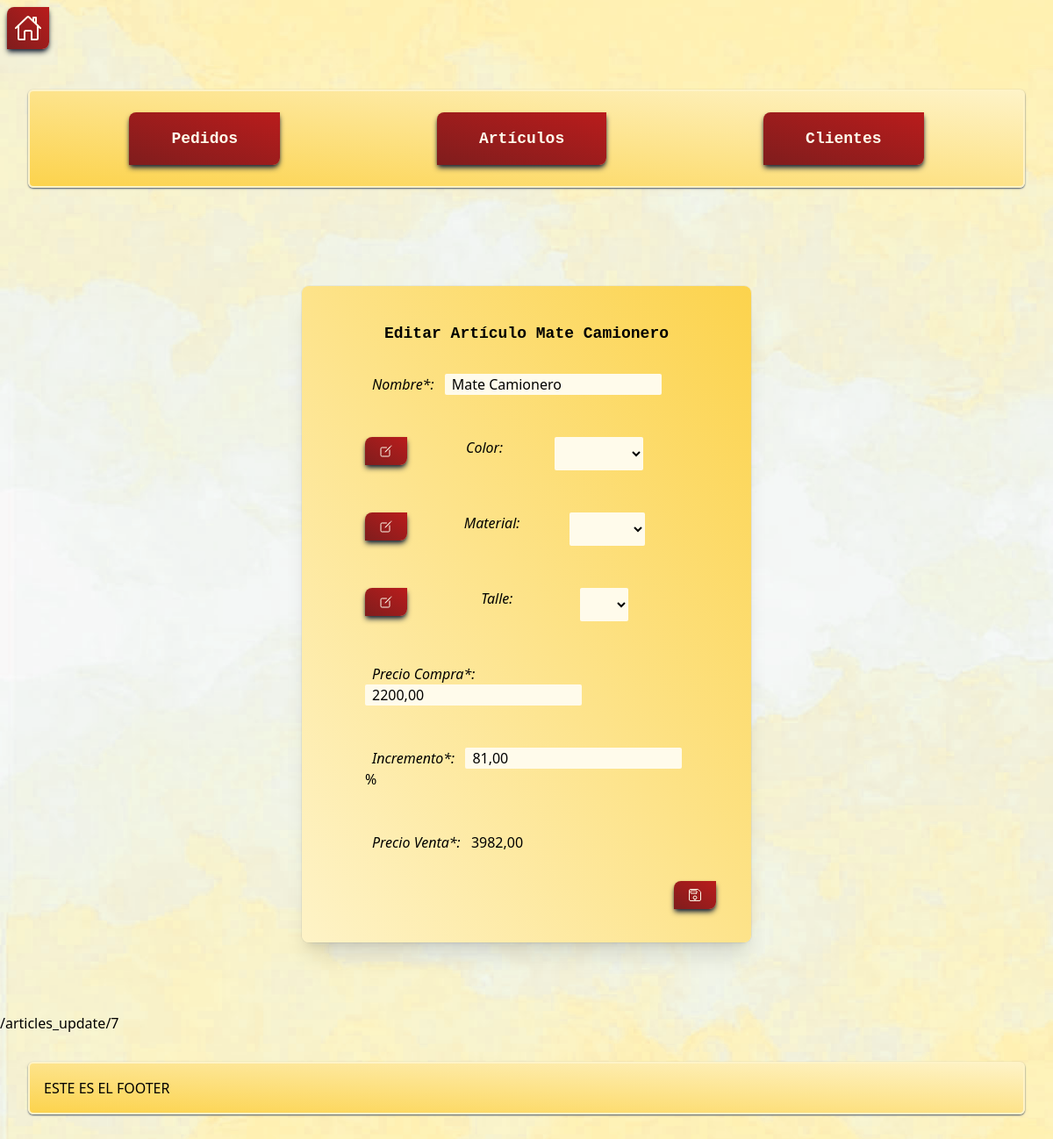
Page /articles_update/7 (signed in) on the earlier database version.
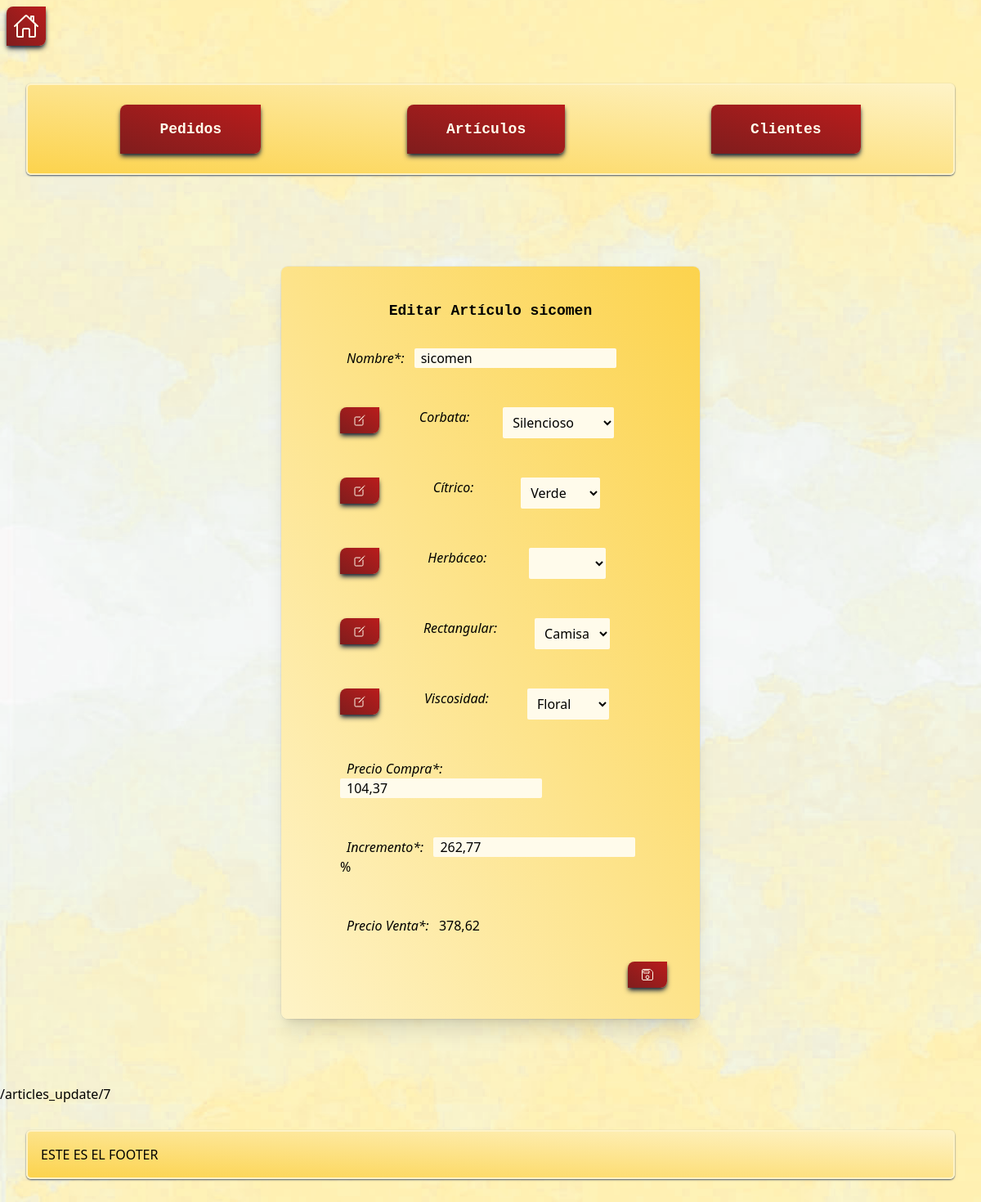
Same page on the later database version.
### articles/models.py (models this page shows, shortened)
class Article(models.Model):
    name = models.CharField(verbose_name="Nombre",max_length=100, unique=True)
    characteristics_id = models.ManyToManyField(Value,related_name='characteristics_id', blank=True, through='ArticleValue')
    buy_price = models.DecimalField(verbose_name="Precio de compra", max_digits=10, decimal_places=2, validators=[MinValueValidator(0.0)])
    increase = models.DecimalField(verbose_name="Incremento", max_digits=10, decimal_places=2, validators=[MinValueValidator(0.0)])
    sell_price = models.DecimalField(verbose_name="Precio de venta", max_digits=10, decimal_places=2, validators=[MinValueValidator(0.0)])
    class Meta:
        verbose_name = 'Artículo'
        verbose_name_plural = 'Artículos'
        ordering = ['name']

class Category(models.Model):
    name = models.CharField(max_length=100, unique=True)
    class Meta:
        verbose_name = 'Categoría'
        verbose_name_plural = 'Categorías'
        ordering = ['name']

### articles/views.py (the view)
# urls.py: path('articles_update/<int:id>', articles_views.article_update, name="article_update"),
@csrf_protect
def article_update(request, id):
    template = 'articles_update.html'
    context = {}
    categories = Category.objects.all()
    values = Value.objects.all()
    context = {"categories":categories,
               "values":values,
               }
    article_to_update = Article.objects.get(id = id)
    context['article_to_update'] = article_to_update
    return render_login_required(request, template, context)

### articles/templatetags/custom_tags.py (called while the page is built)
@register.filter
def filter_by_category(values, category):
    return [value for value in values if value.category_id == category] #used list comprehension becouse its more elegant

### articles/utils.py (called while the page is built)
@login_required
def render_login_required(request, template: str,context: dict):
    return render(request, template, context)

### articles/templates/articles/articles_update.html (shortened to what this page needs)
{% extends './header.html' %}
{% load static %}
{% block content_two %}
<div class="relative flex min-h-screen flex-col justify-center overflow-hidden py-2 sm:py-12">
  <div class="bg-gradient-to-tr from-amber-100 to-amber-300 rounded-md p-4 m-8 relative px-6 pt-10 pb-8 shadow-xl ring-1 ring-gray-900/5 sm:mx-auto sm:max-w-lg sm:rounded-lg sm:px-10">
    <div class="mx-auto max-w-md" id="article_create_answer">
      {% include 'articles_update_table.html' %}
    </div>
  </div>
</div>
{% endblock %}

### articles/templates/articles/partials/articles_update_table.html (shortened to what this page needs)
<h1 class="font-mono text-lg text-center font-bold">Editar Artículo {{article_to_update.name}}</h1>
<div class="p-4 m-4">
  <label class="italic px-2">Nombre*: </label>
  <input class="bg-amber-50 rounded-sm px-2" hx-get="{% url 'name_update_check' id=article_to_update.id %}" type="text" hx-target="#answer_article_name" hx-trigger="keyup changed delay:200ms" hx-swap="outerHTML" name="article_name_input" id="article_name_input" value="{{article_to_update.name}}" required >
</div>
{% for category in categories %}
    <div class="p-4 m-4 flex justify-between">
        <form action="{% url 'category_update' external_link="True" cat_id=category.id art_id=article_to_update.id  %}" method="GET">
          <button ion-button icon-only type="submit">
              <ion-icon name="create-outline"
              class="text-amber-50 rounded-tl-lg rounded-br-lg bg-gradient-to-tr from-red-900 to-red-700 px-4 py-2 shadow-md shadow-slate-800 transition hover:-translate-y-0.5 duration-300 hover:shadow-xl hover:shadow-slate-400 cursor-pointer mr-2"
              ></ion-icon>
          </button>
        </form>
        <label class="italic px-2" for="article_value_input">{{category.name}}: </label>
        <select class="bg-amber-50 rounded-sm px-2" id = "{{category.id}}" name="category-{{category.id}}">
            <option value=""></option>
            {% load custom_tags %}
            {% with values|filter_by_category:category as values_for_category %}
                {% for value in values_for_category %}
                    {% if value in article_to_update.characteristics_id.all %}
                        <option value="{{value.id}}" selected >{{value.name}}</option>
                    {% else %}
                        <option value="{{value.id}}">{{value.name}}</option>
                    {% endif %}
                {% endfor %}
            {% endwith %}
        </select>
    </div>
{% endfor %}
<div class="p-4 m-4">
  <label class="italic px-2">Precio Compra*: </label>
  <input class="bg-amber-50 rounded-sm px-2" type="text" name="article_buy_price_input" id="article_buy_price_input" hx-get="{% url 'calculator' %}" hx-swap="outerHTML" hx-trigger="keyup changed delay:300ms" hx-target="#article_sell_price_output" hx-include="[name='article_increase_input']" value="{{article_to_update.buy_price}}" required >
</div>
<div class="p-4 m-4">
  <label class="italic px-2">Incremento*: </label>
  <input class="bg-amber-50 rounded-sm px-2" type="text" name="article_increase_input" id="article_increase_input" hx-get="{% url 'calculator' %}" hx-swap="outerHTML" hx-trigger="keyup changed delay:300ms" hx-target="#article_sell_price_output" hx-include="[name='article_buy_price_input']" value="{{article_to_update.increase}}" required>
  <label>%</label>
</div>
<div class="p-4 m-4" id="article_sell_price_output">
  <label class="italic px-2">Precio Venta*: </label>
  <input class="bg-amber-50 rounded-sm px-2 empty:hidden" type="text" name="article_sell_price_input" id="article_sell_price_input" value="{{article_to_update.sell_price}}" readonly>{{article_to_update.sell_price}}</input>
</div>
<div class="grid place-content-end">
    <button ion-button icon-only type="submit" hx-get="{% url 'articles_update_confirm' id=article_to_update.id %}" hx-trigger="click" hx-include="#article_name_input,[name^='category-'],#article_buy_price_input, #article_increase_input, #article_sell_price_input" hx-target="#article_create_answer" hx-swap="outerHTML">
        <ion-icon class="text-amber-50 rounded-tl-lg rounded-br-lg bg-gradient-to-tr from-red-900 to-red-700 px-4 py-2 shadow-md shadow-slate-800 transition hover:-translate-y-0.5 duration-300 hover:shadow-xl hover:shadow-slate-400 cursor-pointer" name="save-outline"></ion-icon>
    </button>
</div>

Differences in the rows shown:
removed Category: name "Color"
removed Category: name "Material"
removed Category: name "Talle"
changed Article: name "Mate Camionero" → "sicomen"; article_name_input "Mate Camionero" → "sicomen"; article_buy_price_input "2200,00" → "104,37"; article_increase_input "81,00" → "262,77"; sell_price "3982,00" → "378,62"
added Category: name "Corbata"
added Category: name "Cítrico"
added Category: name "Herbáceo"
added Category: name "Rectangular"
added Category: name "Viscosidad"
